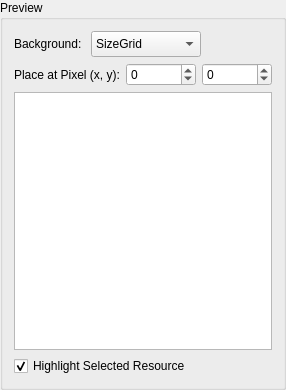
         <widget class="QGroupBox" name="GB_Preview">
          <property name="sizePolicy">
           <sizepolicy hsizetype="Maximum" vsizetype="Preferred">
            <horstretch>0</horstretch>
            <verstretch>0</verstretch>
           </sizepolicy>
          </property>
          <property name="maximumSize">
           <size>
            <width>288</width>
            <height>16777215</height>
           </size>
          </property>
          <property name="title">
           <string>Preview</string>
          </property>
          <layout class="QVBoxLayout" name="verticalLayout_10">
           <item>
            <layout class="QHBoxLayout" name="horizontalLayout_9">
             <item>
              <widget class="QLabel" name="label_7">
               <property name="minimumSize">
                <size>
                 <width>71</width>
                 <height>0</height>
                </size>
               </property>
               <property name="text">
                <string>Background:</string>
               </property>
              </widget>
             </item>
             <item>
              <widget class="QComboBox" name="Preview_BG">
               <property name="minimumSize">
                <size>
                 <width>110</width>
                 <height>26</height>
                </size>
               </property>
               <item>
                <property name="text">
                 <string>SizeGrid</string>
                </property>
               </item>
               <item>
                <property name="text">
                 <string>Battlefield</string>
                </property>
               </item>
               <item>
                <property name="text">
                 <string>Megaman</string>
                </property>
               </item>
               <item>
                <property name="text">
                 <string>Overworld</string>
                </property>
               </item>
               <item>
                <property name="text">
                 <string>NPC</string>
                </property>
               </item>
              </widget>
             </item>
             <item>
              <spacer name="horizontalSpacer_5">
               <property name="orientation">
                <enum>Qt::Horizontal</enum>
               </property>
               <property name="sizeType">
                <enum>QSizePolicy::Expanding</enum>
               </property>
               <property name="sizeHint" stdset="0">
                <size>
                 <width>10</width>
                 <height>20</height>
                </size>
               </property>
              </spacer>
             </item>
            </layout>
           </item>
           <item>
            <layout class="QHBoxLayout" name="horizontalLayout_10">
             <item>
              <widget class="QLabel" name="Label_XY">
               <property name="text">
                <string>Place at Pixel (x, y):</string>
               </property>
              </widget>
             </item>
             <item>
              <widget class="QSpinBox" name="Preview_X">
               <property name="minimum">
                <number>-128</number>
               </property>
               <property name="maximum">
                <number>127</number>
               </property>
              </widget>
             </item>
             <item>
              <widget class="QSpinBox" name="Preview_Y">
               <property name="minimum">
                <number>-128</number>
               </property>
               <property name="maximum">
                <number>127</number>
               </property>
              </widget>
             </item>
            </layout>
           </item>
           <item>
            <widget class="ZoomGraphicsView" name="Preview_GV">
             <property name="sizePolicy">
              <sizepolicy hsizetype="Maximum" vsizetype="Minimum">
               <horstretch>0</horstretch>
               <verstretch>0</verstretch>
              </sizepolicy>
             </property>
             <property name="minimumSize">
              <size>
               <width>258</width>
               <height>258</height>
              </size>
             </property>
             <property name="maximumSize">
              <size>
               <width>258</width>
               <height>258</height>
              </size>
             </property>
             <property name="viewportUpdateMode">
              <enum>QGraphicsView::FullViewportUpdate</enum>
             </property>
            </widget>
           </item>
           <item>
            <widget class="QCheckBox" name="Preview_CB_Highlight">
             <property name="text">
              <string>Highlight Selected Resource</string>
             </property>
             <property name="checked">
              <bool>true</bool>
             </property>
            </widget>
           </item>
          </layout>
         </widget>
